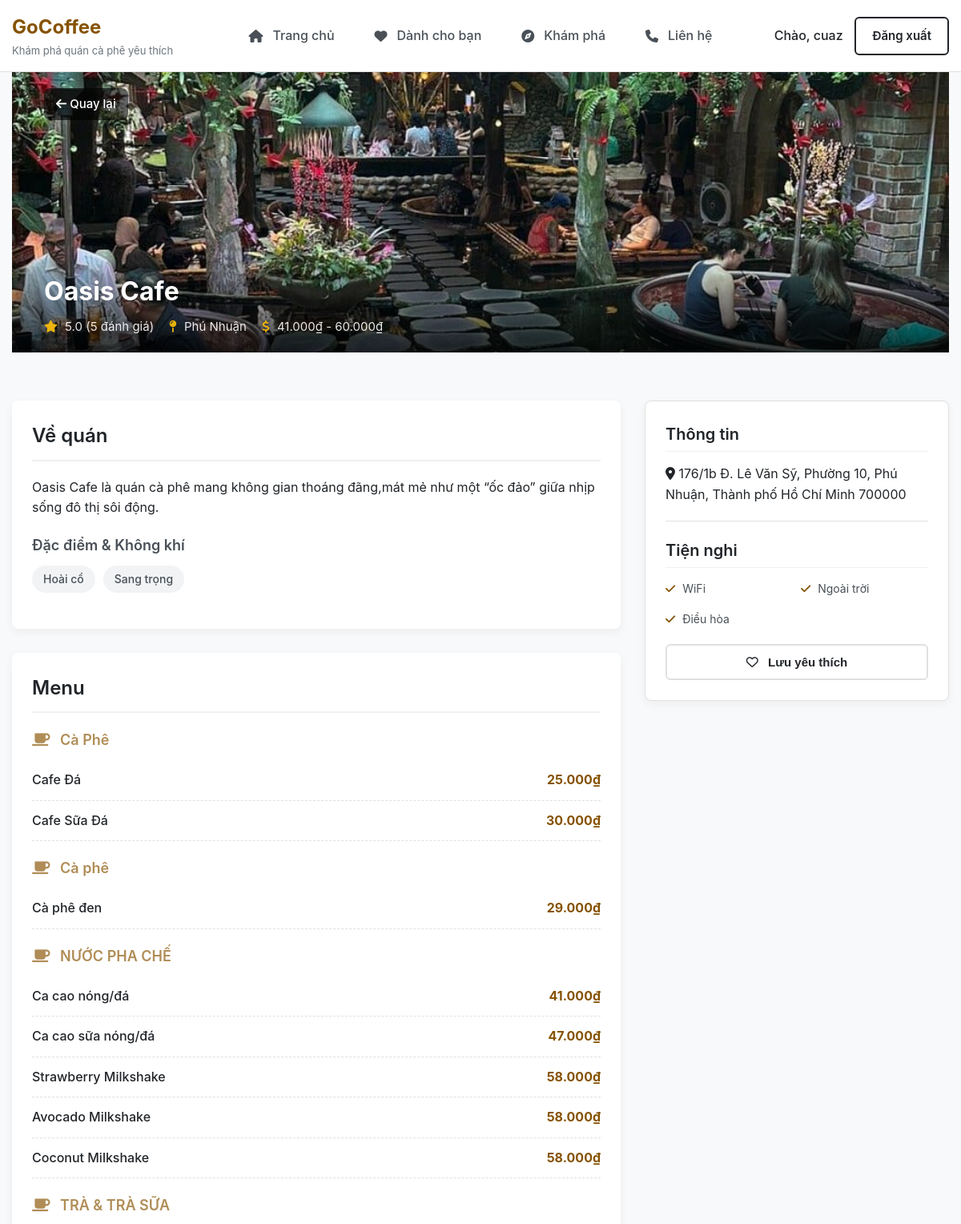
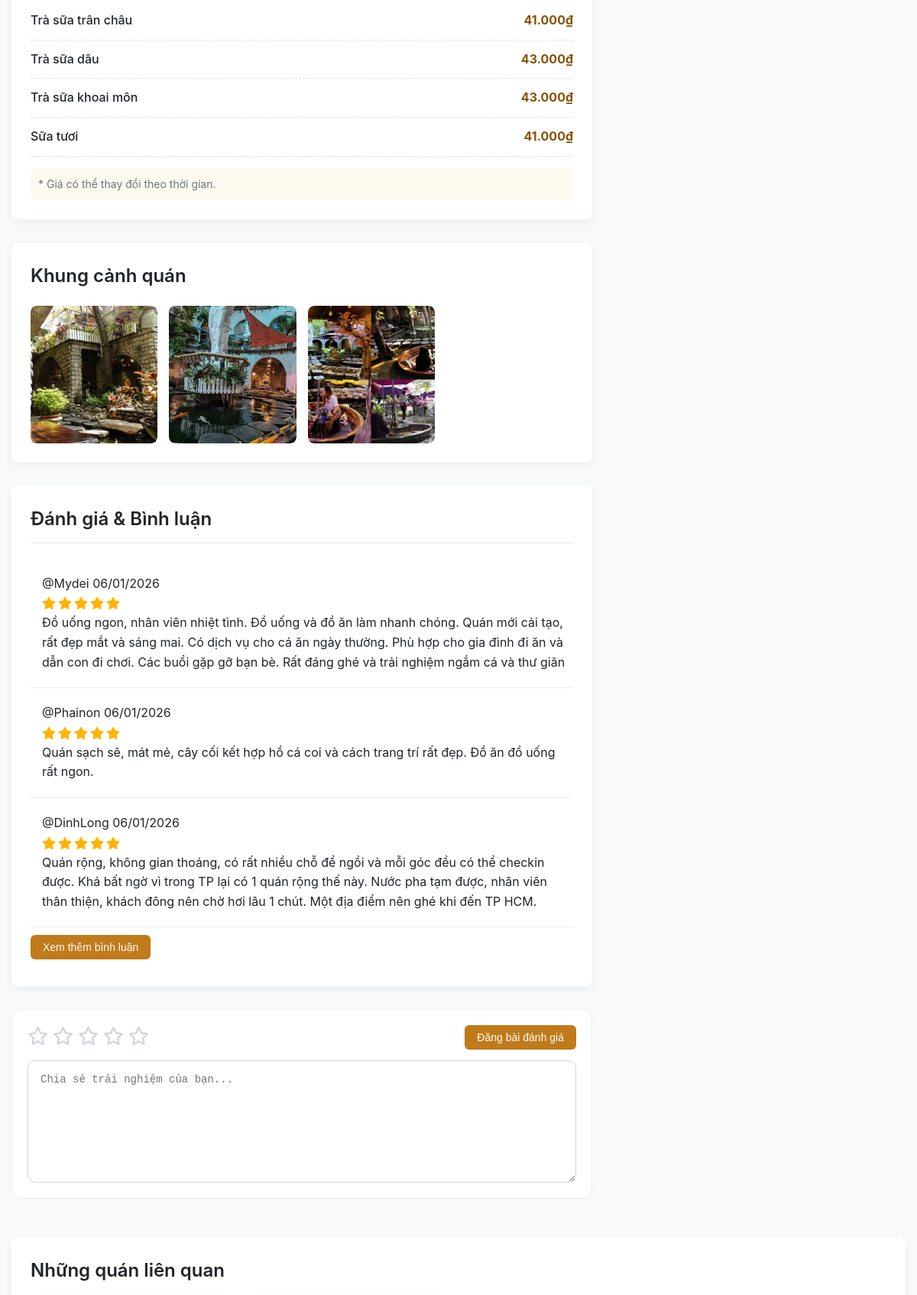
The page /shop/33/ (signed in, upper part) on the database its author committed (2 pictures, top to bottom).
### shops/models.py (models this page shows, shortened)
class CafeShop(models.Model):
    name = models.CharField(max_length = 200)
    address = models.CharField(max_length = 300)
    district = models.CharField(max_length=100, choices=DISTRICT_CHOICES)
    tags = models.CharField(max_length = 300, blank = True)
    amenities = models.CharField(max_length = 300, blank = True) #Tiện ích các thứ như Wifi, Chỗ đậu xe...
    description = models.CharField(max_length = 300, blank = True) #Tối đa 20 chữ
    price_range = models.CharField(max_length=100, choices=PRICE_CHOICES, blank=True)
    cover_image = models.ImageField(upload_to = 'covers/', blank = True, null = True)
    rating = models.FloatField(default = 0, validators = [MinValueValidator(0), MaxValueValidator(5)])
    latitude = models.FloatField(null=True, blank=True)
    longitude = models.FloatField(null=True, blank=True)
    avg_service = models.FloatField(default = 0)
    avg_ambiance = models.FloatField(default = 0)
    avg_drink = models.FloatField(default = 0)
    avg_price = models.FloatField(default = 0)
    def get_tag_list(self):
        if self.tags:
            return self.tags.split(',')
        return []
    def get_amenities_list(self):
        if self.amenities:
            return self.amenities.split(',')
        return []

class MenuItem(models.Model):
    shop = models.ForeignKey(CafeShop, on_delete = models.CASCADE, related_name = 'menu_items')
    category = models.CharField(max_length = 100)
    name = models.CharField(max_length = 100)
    description = models.CharField(max_length = 200, blank = True)
    price = models.IntegerField()

class ShopImage(models.Model):
    shop = models.ForeignKey(CafeShop, on_delete = models.CASCADE, related_name = 'images')
    image = models.ImageField(upload_to = 'shop_gallery/')

class Review(models.Model):
    shop = models.ForeignKey(CafeShop, on_delete=models.CASCADE, related_name='reviews')
    user = models.ForeignKey(settings.AUTH_USER_MODEL, on_delete=models.CASCADE)
    rating = models.IntegerField(default=1)
    comment = models.TextField(blank=True)
    created_at = models.DateTimeField(auto_now_add=True)
    sentiment_service = models.IntegerField(default=0)
    sentiment_ambiance = models.IntegerField(default=0)
    sentiment_drink = models.IntegerField(default=0)
    sentiment_price = models.IntegerField(default=0)

### shops/views.py (the view)
# urls.py: path('shop/<int:shop_id>/', views.shop_detail_view, name='shop_detail'),
def shop_detail_view(request, shop_id):
    shop = get_object_or_404(
        CafeShop.objects.annotate(
            review_count=Count('reviews')
        ),
        pk=shop_id
    )
    if request.user.is_authenticated:
        obj, created = ShopViewLog.objects.get_or_create(
            user=request.user,
            shop=shop
        )
        if not created:
            obj.view_count = F('view_count') + 1
            obj.save()
    menu_items = shop.menu_items.all().order_by('category', 'id')
    grouped_menu = {}
    for item in menu_items:
        category = item.category or "Menu chung"
        grouped_menu.setdefault(category, [])
        price_formatted = f"{item.price:,.0f}₫".replace(",", "tmp").replace(".", ",").replace("tmp", ".")
        grouped_menu[category].append({
            'name': item.name,
            'price': price_formatted
        })
    reviews = shop.reviews.select_related('user').order_by('-created_at')
    related_shops = CafeShop.objects.filter(
        district=shop.district
    ).exclude(id=shop.id)[:4]
    is_saved = False
    if request.user.is_authenticated:
        is_saved = SavedShop.objects.filter(
            user=request.user,
            shop=shop
        ).exists()
    return render(request, 'shop_detail.html', {
        'shop': shop,
        'grouped_menu': grouped_menu,
        'reviews': reviews,
        'related_shops': related_shops,
        'is_saved': is_saved,
    })

### templates/shop_detail.html (shortened to what this page needs)
{% extends 'base.html' %}
{% load static %}
{% block extra_styles %}
    <link rel="stylesheet" href="{% static 'css/shop_detail.css' %}">
{% endblock extra_styles %}
{% block content %}
    <section class="shop-hero-section">
        <a href="javascript:history.back()" class="btn btn-back">
            <i class="fa-solid fa-arrow-left"></i> Quay lại
        </a>
        <div class="shop-cover-image">
            {% if shop.cover_image %}
                <img src="{{ shop.cover_image.url }}" alt="{{ shop.name }}">
            {% else %}
                <div class="placeholder-image">
                    <i class="fa-solid fa-mug-hot fa-5x"></i>
                </div>
            {% endif %}
        </div>
        <div class="shop-info-overlay full-width-overlay">
            <div class="overlay-inner">
                <h1>{{ shop.name }}</h1>
                <div class="shop-meta">
                <span>
                    <i class="fa-solid fa-star"></i>
                    {{ shop.rating|default:"0"|floatformat:1 }}
                    ({{ shop.review_count|default:"0" }} đánh giá)
                </span>
                    <span><i class="fa-solid fa-map-pin"></i> {{ shop.district }}</span>
                    <span><i class="fa-solid fa-dollar-sign"></i> {{ shop.price_range }}</span>
                </div>
            </div>
        </div>
    </section>
    <div class="shop-content-container container">
        <div class="main-content">
            <section class="shop-description-section">
                <h2>Về quán</h2>
                <p>{{ shop.description }}</p>
                <div class="shop-features">
                    <h3>Đặc điểm & Không khí</h3>
                    <div class="tag-list">
                        {% for tag in shop.get_tag_list %}
                            <span class="feature-tag">{{ tag }}</span>
                        {% endfor %}
                    </div>
                </div>
            </section>
            <section class="shop-menu-section">
                <h2>Menu</h2>
                {% for category, items in grouped_menu.items %}
                    <div class="menu-category">
                        <h3><i class="fa-solid fa-mug-saucer"></i> {{ category }}</h3>
                        <ul class="menu-list">
                            {% for item in items %}
                                <li class="menu-item">
                                    <span class="item-name">{{ item.name }}</span>
                                    <span class="item-price">{{ item.price }}</span>
                                </li>
                            {% endfor %}
                        </ul>
                    </div>
                {% empty %}
                    <p>Menu đang được cập nhật.</p>
                {% endfor %}
                <p class="menu-note">
                    * Giá có thể thay đổi theo thời gian.
                </p>
            </section>
            <section class="gallery-section container">
                <h2>Khung cảnh quán</h2>
                <div class="shop-gallery-grid">
                    {% for image in shop.images.all|slice:":4" %}
                        <div class="gallery-item">
                            <img src="{{ image.image.url }}" alt="{{ shop.name }}">
                        </div>
                    {% empty %}
                        <p>Đang cập nhật hình ảnh...</p>
                    {% endfor %}
                </div>
            </section>
            <section class="shop-review-section">
                <h2>Đánh giá & Bình luận</h2>
                <div class="reviews-list">
                    {% with 3 as max_visible %}
                        {% for review in reviews %}
                            <div class="review-card {% if forloop.counter > max_visible %}hidden-review{% endif %}">
                                <div class="review-header">
                                    <span class="reviewer-name">@{{ review.user.username }}</span>
                                    <span class="review-date">{{ review.created_at|date:"d/m/Y" }}</span>
                                </div>
                                <div class="review-rating">
                                    {% for i in "12345"|make_list %}
                                        {% if review.rating >= forloop.counter %}
                                            <i class="fa-solid fa-star rated"></i>
                                        {% else %}
                                            <i class="fa-regular fa-star"></i>
                                        {% endif %}
                                    {% endfor %}
                                </div>
                                <p>{{ review.comment }}</p>
                            </div>
                        {% endfor %}
                    {% endwith %}
                </div>
            </section>
            {% if user.is_authenticated %}
                <form method="post" action="{% url 'submit_review' shop.id %}" class="review-form" id="review-form"
                      novalidate>
                    <div class="review-top">
                        <div class="star-rating">
                            <label for="star5"><i class="fa-regular fa-star"></i></label>
                            <label for="star4"><i class="fa-regular fa-star"></i></label>
                            <label for="star3"><i class="fa-regular fa-star"></i></label>
                            <label for="star2"><i class="fa-regular fa-star"></i></label>
                            <label for="star1"><i class="fa-regular fa-star"></i></label>
                        </div>
                        <button type="submit" class="btn-submit-review">
                            Đăng bài đánh giá
                        </button>
                    </div>
                    <textarea name="comment" id="review-comment" placeholder="Chia sẻ trải nghiệm của bạn..."
                              required></textarea>
                </form>
            {% else %}
                <p class="login-prompt">Bạn cần <a href="{% url 'login' %}">đăng nhập</a> để viết đánh giá.</p>
            {% endif %}
        </div>
        <div class="sidebar-content">
            <div class="info-box sticky-box">
                <h2>Thông tin</h2>
                <p><i class="fa-solid fa-location-dot"></i> {{ shop.address }}</p>
                <hr>
                <h2>Tiện nghi</h2>
                <div class="amenities-grid">
                    {% for amenity in shop.get_amenities_list %}
                        <div class="amenity-item">
                            <i class="fa-solid fa-check"></i> {{ amenity }}
                        </div>
                    {% endfor %}
                </div>
                <button
                        id="save-btn"
                        type="button"
                        class="btn btn-outline-primary full-width-btn"
                        data-shop-id="{{ shop.id }}"
                        data-url="{% url 'toggle_save_shop' %}"
                        data-csrf="{{ csrf_token }}"
                >
                    <i id="save-icon"
                       class="fa-heart {% if is_saved %}fa-solid saved{% else %}fa-regular{% endif %}"></i>
                    <span style="margin-left: 8px;">Lưu yêu thích</span>
                </button>
            </div>
        </div>
    </div>
    <section class="related-shops-section">
        <h2>Những quán liên quan</h2>
    </section>
{% endblock %}

### templates/base.html (shortened to what this page needs)
{% load static %}
<!DOCTYPE html>
<html lang="vi">
<head>
    <link rel="stylesheet" href="https://cdnjs.cloudflare.com/ajax/libs/font-awesome/6.5.1/css/all.min.css">
    <link rel="stylesheet" href="https://cdn.jsdelivr.net/npm/swiper@12/swiper-bundle.min.css"/>
    <link rel="stylesheet" href="{% static 'css/style.css' %}">
    <link rel="stylesheet" href="https://unpkg.com/leaflet@1.9.4/dist/leaflet.css"/>
    {% block extra_styles %}
    {% endblock extra_styles %}
</head>
<body>
<header class="header">
    <nav class="navbar container">
        <div class="logo-container">
            <a href="/" class="logo">GoCoffee</a>
            <p class="tagline">Khám phá quán cà phê yêu thích</p>
        </div>
        <ul class="nav-links">
            <li><a href="{% url 'home' %}"
                   class="{% if request.resolver_match.url_name == 'home' %}active{% endif %}"><i
                    class="fa-solid fa-house"></i> Trang chủ</a></li>
            {% if request.user.is_authenticated %}
                <li><a href="{% url 'for_you' %}"
                       class="{% if request.resolver_match.url_name == 'for_you' %}active{% endif %}"><i
                        class="fa-solid fa-heart"></i>Dành cho bạn</a></li>
            {% endif %}
            <li><a href="{% url 'shop_list' %}"
                   class="{% if request.resolver_match.url_name == 'shop_list' %}active{% endif %}"><i
                    class="fa-solid fa-compass"></i> Khám phá</a></li>
            <li><a href="{% url 'contact' %}"
                   class="{% if request.resolver_match.url_name == 'contact' %}active{% endif %}"><i
                    class="fa-solid fa-phone"></i> Liên hệ</a></li>
        </ul>
        <div class="nav-actions">
            {% if request.user.is_authenticated %}
                <span>Chào, {{ user.username }}</span>
                <a href="{% url 'logout' %}" class="btn logout-btn">Đăng xuất</a>
            {% else %}
                <a href="#" class="btn btn-primary" id="login-button">Đăng nhập</a>
            {% endif %}
        </div>
    </nav>
</header>
<main class="main-content container">
    {% block content %}
    {% endblock content %}
</main>
</body>
</html>

### static/css/style.css (style rules this page uses)
:root { --font-primary: -apple-system, BlinkMacSystemFont, "Segoe UI", Roboto, "Helvetica Neue", Arial, sans-serif; --primary-color: #865200; --color-dark: #212529; --color-muted: #6c757d; --color-light: #495057; --color-bg: #f8f9fa; --color-white: #ffffff; --color-border: #e0e0e0; --color-accent: #b08d57; --color-star: #ffc107; --container-width: 1200px; --border-radius: 8px; --box-shadow: 0 4px 12px rgba(0, 0, 0, 0.05); }
* { box-sizing: border-box; margin: 0; padding: 0; }
body { font-family: var(--font-primary); background-color: var(--color-bg); color: var(--color-dark); line-height: 1.6; }
img { max-width: 100%; height: auto; display: block; }
a { text-decoration: none; color: inherit; }
ul { list-style: none; }
.container { max-width: var(--container-width); margin-left: auto; margin-right: auto; padding-left: 15px; padding-right: 15px; }
.btn { display: inline-block; padding: 10px 20px; font-size: 15px; font-weight: 600; border-radius: 6px; cursor: pointer; text-align: center; transition: all 0.2s ease; }
.header { background-color: var(--color-white); border-bottom: 1px solid var(--color-border); padding: 15px 0; position: sticky; top: 0; z-index: 1000; }
.navbar { display: flex; align-items: center; justify-content: space-between; position: relative; }
.logo-container { flex-shrink: 0; }
.logo { font-size: 24px; font-weight: 700; color: var(--primary-color); }
.tagline { font-size: 13px; color: var(--color-muted); }
.nav-links { display: flex; gap: 50px; position: absolute; left: 50%; transform: translateX(-50%); }
.nav-links a { display: flex; align-items: center; gap: 12px; font-size: 16px; font-weight: 500; color: var(--color-light); transition: color 0.2s ease; }
.logout-btn { border: 2px solid; color: var(--color-dark); }
.nav-actions span { margin-right: 10px; font-weight: 550; }

### rows shown on the page
CafeShop: cover_image (picture), name "Oasis Cafe", rating "5.0", review_count "5", district "Phú Nhuận", price_range "41.000₫ - 60.000₫", description "Oasis Cafe là quán cà phê mang không gian thoáng đãng,mát mẻ như một “ốc đảo” giữa nhịp sống đô thị sôi động.", address "176/1b Đ. Lê Văn Sỹ, Phường 10, Phú Nhuận, Thành phố Hồ Chí Minh 700000"
MenuItem: grouped_menu "Cà Phê", name "Cafe Đá"
MenuItem: name "Cafe Sữa Đá"
MenuItem: grouped_menu "Cà phê", name "Cà phê đen"
MenuItem: grouped_menu "NƯỚC PHA CHẾ", name "Ca cao nóng/đá"
MenuItem: name "Ca cao sữa nóng/đá"
MenuItem: name "Strawberry Milkshake"
MenuItem: name "Avocado Milkshake"
MenuItem: name "Coconut Milkshake"
MenuItem: grouped_menu "TRÀ & TRÀ SỮA", name "Trà sữa trân châu"
MenuItem: name "Trà sữa dâu"
MenuItem: name "Trà sữa khoai môn"
MenuItem: name "Sữa tươi"
ShopImage: image (picture)
ShopImage: image (picture)
ShopImage: image (picture)
Review: user.username "Mydei", created_at "06/01/2026", rating 5 (drawn), comment "Đồ uống ngon, nhân viên nhiệt tình. Đồ uống và đồ ăn làm nhanh chóng. Quán mới cải tạo, rất đẹp mắt và sáng mai. Có dịch vụ cho cá ăn ngày thường. Phù hợp cho gia đình đi ăn và dẫn con đi chơi. Các buổi gặp gỡ bạn bè. Rất đáng ghé và trải nghiệm ngắm cá và thư giãn"
Review: user.username "Phainon", created_at "06/01/2026", rating 5 (drawn), comment "Quán sạch sẽ, mát mẻ, cây cối kết hợp hồ cá coi và cách trang trí rất đẹp. Đồ ăn đồ uống rất ngon."
Review: user.username "DinhLong", created_at "06/01/2026", rating 5 (drawn), comment "Quán rộng, không gian thoáng, có rất nhiều chỗ để ngồi và mỗi góc đều có thể checkin được. Khá bất ngờ vì trong TP lại có 1 quán rộng thế này. Nước pha tạm được, nhân viên thân thiện, khách đông nên chờ hơi lâu 1 chút. Một địa điểm nên ghé khi đến TP HCM."

### other values the page prints
{{ user.username }} "cuaz"
{{ tag }} "Hoài cổ" "Sang trọng"
{{ item.price }} "25.000₫" "30.000₫" "29.000₫" "41.000₫" "47.000₫" "58.000₫" "58.000₫" "58.000₫" "41.000₫" "43.000₫" "43.000₫" "41.000₫"
{{ amenity }} "WiFi" "Ngoài trời" "Điều hòa"
